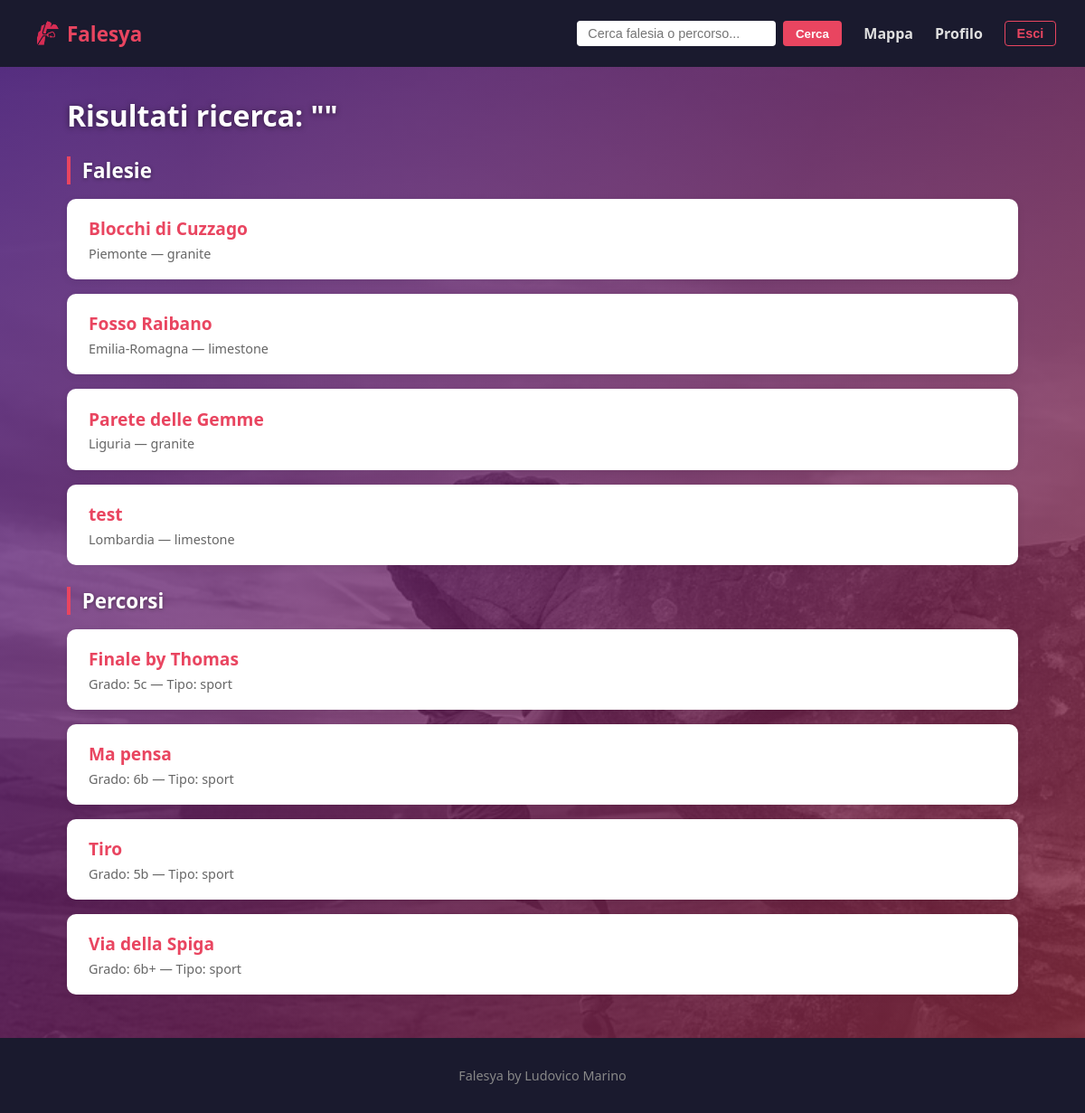
The app's page /risultati/ (signed in) with its own data.
### generale/models.py (models this page shows, shortened)
class Falesia(models.Model):
    ROCK_TYPE_CHOICES = [
    ("limestone", "Calcare"),
    ("granite", "Granito"),
    ("sandstone", "Arenaria"),
    ("basalt", "Basalto"),
    ("conglomerate", "Conglomerato"),
    ("schist", "Scisto"),
    ("gneiss", "Gneiss"),
    ("quartzite", "Quarzite"),
    ("dolomite", "Dolomia"),
    ("tuff", "Tufo"),
    ("rhyolite", "Riolite"),
    ("gabbro", "Gabbro"),
    ("slate", "Ardesia"),
    ("marble", "Marmo"),
    ("volcanic", "Vulcanico"),
]
    STAGIONI = [
        ("primavera", "Primavera"),
        ("estate", "Estate"),
        ("autunno", "Autunno"),
        ("inverno", "Inverno"),
    ]
    ESPOSIZIONE = [
        ("nord", "Nord"),
        ("nord-est", "Nord-Est"),
        ("est", "Est"),
        ("sud-est", "Sud-Est"),
        ("sud", "Sud"),
        ("sud-ovest", "Sud-Ovest"),
        ("ovest", "Ovest"),
        ("nord-ovest", "Nord-Ovest"),
    ]
    nome = models.CharField(max_length=200)
    tipo_roccia = models.CharField(max_length=100, choices=ROCK_TYPE_CHOICES)
    latitudine = models.DecimalField(max_digits=16, decimal_places=12)
    longitudine = models.DecimalField(max_digits=16, decimal_places=12)
    comune = models.CharField(max_length=100)
    provincia = models.CharField(max_length=100)
    regione = models.CharField(max_length=100)
    descrizione = models.TextField()
    esposizione = models.CharField(max_length=50, choices=ESPOSIZIONE,  null=True, blank=True)
    stagione_consigliata = models.CharField(max_length=50, choices=STAGIONI)
    immagine = models.ImageField(upload_to='falesie/', blank=True)

class Percorso(models.Model):
    TIPO_CHOICES = [
        ('sport', 'Sportiva'),
        ('boulder', 'Boulder'),
        ('trad', 'Tradizionale'),
    ]
    SCALA_FRANCESE_GRADI = [
        ('1', '1'),
        ('2', '2'),
        ('3', '3'),
        ('4a', '4a'),
        ('4b', '4b'),
        ('4c', '4c'),
        ('5a', '5a'),
        ('5b', '5b'),
        ('5c', '5c'),
        ('6a', '6a'),
        ('6a+', '6a+'),
        ('6b', '6b'),
        ('6b+', '6b+'),
        ('6c', '6c'),
        ('6c+', '6c+'),
        ('7a', '7a'),
        ('7a+', '7a+'),
        ('7b', '7b'),
        ('7b+', '7b+'),
        ('7c', '7c'),
        ('7c+', '7c+'),
        ('8a', '8a'),
        ('8a+', '8a+'),
        ('8b', '8b'),
        ('8b+', '8b+'),
        ('8c', '8c'),
        ('8c+', '8c+'),
    ]
    nome = models.CharField(max_length=200)
    grado = models.CharField(max_length=10, choices=SCALA_FRANCESE_GRADI)
    n_soste = models.IntegerField()
    tipo = models.CharField(max_length=20, choices=TIPO_CHOICES)
    altezza = models.IntegerField()
    n_spittature = models.IntegerField()
    distanza_spit = models.DecimalField(max_digits=5, decimal_places=2)
    descrizione = models.TextField()
    immagine = models.ImageField(upload_to='percorsi/', blank=True)
    falesia = models.ForeignKey(Falesia, on_delete=models.CASCADE, related_name='percorsi')

### generale/views.py (the view)
# urls.py: path('risultati/', views.risultati, name='risultati'),
def risultati(request):
    query         = request.GET.get('q', '')
    regione       = request.GET.get('regione', '')
    grado_min     = request.GET.get('grado_min', '')
    grado_max     = request.GET.get('grado_max', '')
    tipo_percorso = request.GET.get('tipo_percorso', '')
    ordine        = request.GET.get('ordine', 'nome')
    falesie  = Falesia.objects.all()
    percorsi = Percorso.objects.all()
    if query:
        falesie  = falesie.filter(nome__icontains=query)
        percorsi = percorsi.filter(nome__icontains=query)
    if regione:
        falesie  = falesie.filter(regione__iexact=regione)
        percorsi = percorsi.filter(falesia__regione__iexact=regione)
    if grado_min or grado_max:
        idx_min = GRADI_ORDINATI.index(grado_min) if grado_min in GRADI_ORDINATI else 0
        idx_max = GRADI_ORDINATI.index(grado_max) if grado_max in GRADI_ORDINATI else len(GRADI_ORDINATI) - 1
        gradi_validi = GRADI_ORDINATI[idx_min: idx_max + 1]
        percorsi = percorsi.filter(grado__in=gradi_validi)
    if tipo_percorso:
        percorsi = percorsi.filter(tipo=tipo_percorso)
        falesie  = Falesia.objects.none()
    if ordine == 'grado':
        from django.db.models import Case, When, IntegerField
        order_cases = [When(grado=g, then=i) for i, g in enumerate(GRADI_ORDINATI)]
        percorsi = percorsi.annotate(
            ordine_grado=Case(*order_cases, output_field=IntegerField())
        ).order_by('ordine_grado')
        falesie = falesie.order_by('nome')
    else:
        falesie  = falesie.order_by('nome')
        percorsi = percorsi.order_by('nome')
    return render(request, 'generale/risultati.html', {
        'falesie':        falesie,
        'percorsi':       percorsi,
        'query':          query,
        'regione':        regione,
        'grado_min':      grado_min,
        'grado_max':      grado_max,
        'tipo_percorso':  tipo_percorso,
        'ordine':         ordine,
        'gradi':          GRADI_ORDINATI,
        'regioni':        REGIONI_ITALIANE,
    })

### generale/templates/generale/risultati.html (shortened to what this page needs)
{% extends 'generale/base.html' %}
{% block contenuto %}
<h1>Risultati ricerca: "{{ query }}"</h1>
{% if falesie %}
    <h2>Falesie</h2>
    {% for falesia in falesie %}
        <div class="card">
            <a href="{% url 'dettaglio_falesia' falesia.id %}">
                <h3>{{ falesia.nome }}</h3>
            </a>
            <p>{{ falesia.regione }} — {{ falesia.tipo_roccia }}</p>
        </div>
    {% endfor %}
{% endif %}
{% if percorsi %}
    <h2>Percorsi</h2>
    {% for percorso in percorsi %}
        <div class="card">
            <a href="{% url 'dettaglio_percorso' percorso.id %}">
                <h3>{{ percorso.nome }}</h3>
            </a>
            <p>Grado: {{ percorso.grado }} — Tipo: {{ percorso.tipo }}</p>
        </div>
    {% endfor %}
{% endif %}
{% endblock %}

### generale/static/generale/css/style.css (style rules this page uses)
* { margin: 0; padding: 0; box-sizing: border-box; }
a { color: inherit; }
body { font-family: 'Segoe UI', sans-serif; color: #222; display: flex; flex-direction: column; min-height: 100vh; background: linear-gradient(135deg, #461482c3, #972f40bf), url('../content/background2.jpg') center/cover no-repeat; background-attachment: fixed; }
h1 { font-size: 2rem; color: #ffffff; margin-bottom: 1.5rem; text-shadow: 0 1px 6px rgba(0,0,0,0.5); }
h2 { font-size: 1.4rem; color: #ffffff; margin: 1.5rem 0 1rem; border-left: 4px solid #e94560; padding-left: 0.8rem; text-shadow: 0 1px 4px rgba(0,0,0,0.4); }
.dettaglio-header h2, .info-sito h2, .card h3, .sezione-preferiti h2, .sezione-preferiti h3, .descrizione h2, .percorsi h2, .commenti h2, .panel-modifica h3, #lista-falesie h2 { color: #1a1a2e; text-shadow: none; }
.card { background: white; border-radius: 10px; padding: 1.2rem 1.5rem; margin-bottom: 1rem; box-shadow: 0 2px 8px rgba(0,0,0,0.08); transition: transform 0.2s, box-shadow 0.2s; }
.card a { text-decoration: none; color: #1a1a2e; }
.card h3 { font-size: 1.2rem; margin-bottom: 0.3rem; color: #e94560; }
.card p { color: #666; font-size: 0.9rem; }

### records on screen
Falesia: nome "Blocchi di Cuzzago", regione "Piemonte", tipo_roccia "granite"
Falesia: nome "Fosso Raibano", regione "Emilia-Romagna", tipo_roccia "limestone"
Falesia: nome "Parete delle Gemme", regione "Liguria", tipo_roccia "granite"
Falesia: nome "test", regione "Lombardia", tipo_roccia "limestone"
Percorso: nome "Finale by Thomas", grado "5c", tipo "sport"
Percorso: nome "Ma pensa", grado "6b", tipo "sport"
Percorso: nome "Tiro", grado "5b", tipo "sport"
Percorso: nome "Via della Spiga", grado "6b+", tipo "sport"
